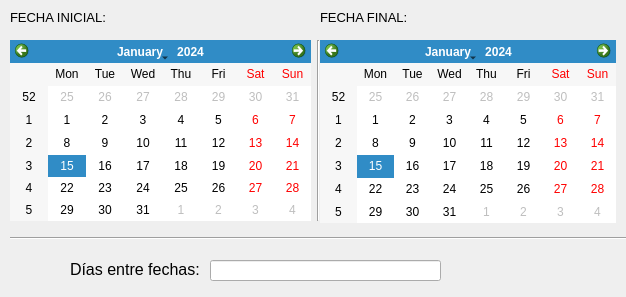
<?xml version="1.0" encoding="UTF-8"?>
<ui version="4.0">
 <class>MainWindow</class>
 <widget class="QMainWindow" name="MainWindow">
  <property name="geometry">
   <rect>
    <x>0</x>
    <y>0</y>
    <width>626</width>
    <height>297</height>
   </rect>
  </property>
  <property name="windowTitle">
   <string>MainWindow</string>
  </property>
  <widget class="QWidget" name="centralWidget">
   <widget class="QLineEdit" name="lineEdit">
    <property name="geometry">
     <rect>
      <x>210</x>
      <y>260</y>
      <width>231</width>
      <height>21</height>
     </rect>
    </property>
   </widget>
   <widget class="QLabel" name="lbl_fecha_i">
    <property name="geometry">
     <rect>
      <x>10</x>
      <y>10</y>
      <width>101</width>
      <height>16</height>
     </rect>
    </property>
    <property name="text">
     <string>&lt;html&gt;&lt;head/&gt;&lt;body&gt;&lt;p&gt;&lt;span style=&quot; font-size:10pt;&quot;&gt;FECHA INICIAL:&lt;/span&gt;&lt;/p&gt;&lt;/body&gt;&lt;/html&gt;</string>
    </property>
   </widget>
   <widget class="QLabel" name="lbl_fecha_f">
    <property name="geometry">
     <rect>
      <x>320</x>
      <y>10</y>
      <width>91</width>
      <height>16</height>
     </rect>
    </property>
    <property name="text">
     <string>&lt;html&gt;&lt;head/&gt;&lt;body&gt;&lt;p&gt;&lt;span style=&quot; font-size:10pt;&quot;&gt;FECHA FINAL:&lt;/span&gt;&lt;/p&gt;&lt;/body&gt;&lt;/html&gt;</string>
    </property>
   </widget>
   <widget class="QCalendarWidget" name="calendarWidget">
    <property name="geometry">
     <rect>
      <x>10</x>
      <y>40</y>
      <width>301</width>
      <height>181</height>
     </rect>
    </property>
   </widget>
   <widget class="QCalendarWidget" name="calendarWidget_2">
    <property name="geometry">
     <rect>
      <x>320</x>
      <y>40</y>
      <width>296</width>
      <height>183</height>
     </rect>
    </property>
   </widget>
   <widget class="Line" name="line">
    <property name="geometry">
     <rect>
      <x>10</x>
      <y>230</y>
      <width>621</width>
      <height>16</height>
     </rect>
    </property>
    <property name="orientation">
     <enum>Qt::Horizontal</enum>
    </property>
   </widget>
   <widget class="Line" name="line_2">
    <property name="geometry">
     <rect>
      <x>310</x>
      <y>40</y>
      <width>16</width>
      <height>181</height>
     </rect>
    </property>
    <property name="orientation">
     <enum>Qt::Vertical</enum>
    </property>
   </widget>
   <widget class="QLabel" name="label">
    <property name="geometry">
     <rect>
      <x>70</x>
      <y>260</y>
      <width>131</width>
      <height>16</height>
     </rect>
    </property>
    <property name="text">
     <string>&lt;html&gt;&lt;head/&gt;&lt;body&gt;&lt;p&gt;&lt;span style=&quot; font-size:12pt;&quot;&gt;Días entre fechas:&lt;/span&gt;&lt;/p&gt;&lt;/body&gt;&lt;/html&gt;</string>
    </property>
    <property name="textFormat">
     <enum>Qt::AutoText</enum>
    </property>
   </widget>
  </widget>
 </widget>
 <layoutdefault spacing="6" margin="11"/>
 <resources/>
 <connections/>
</ui>
